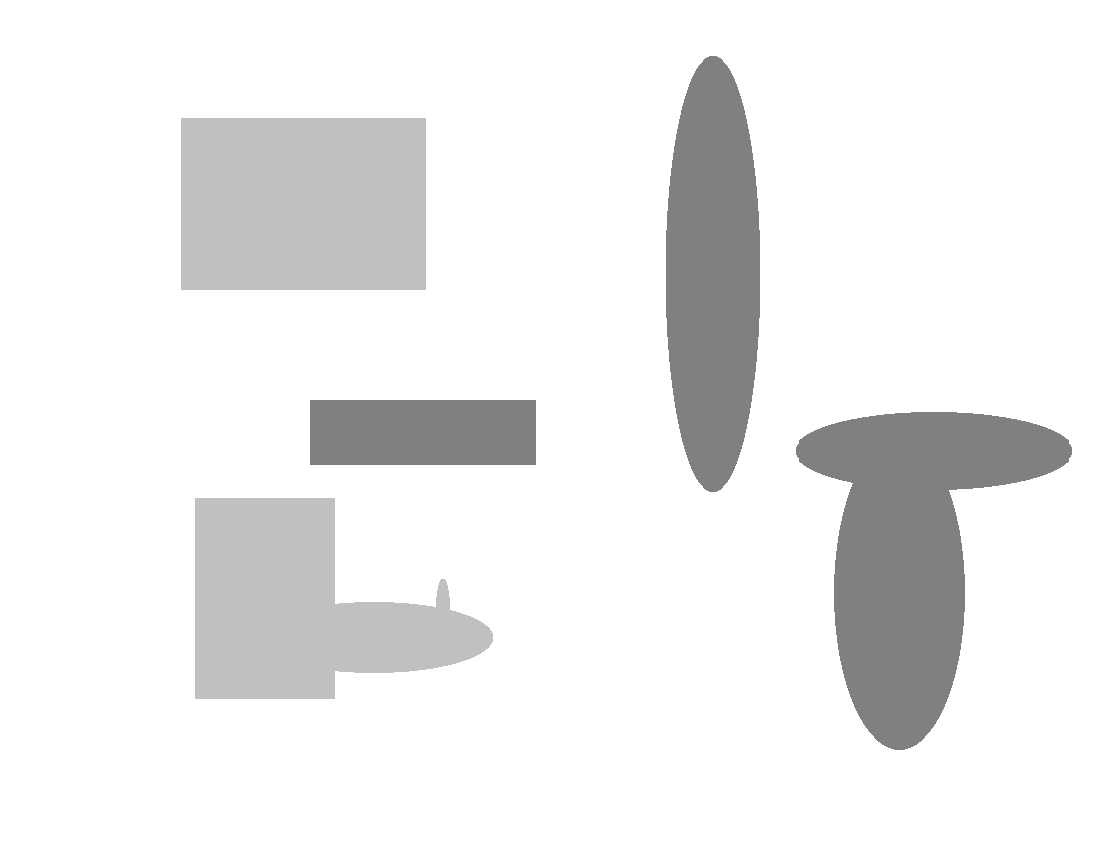
#> input picture contours/shapes.png, 1108 x 841 px
$ python extract_lattice.py
#> lines starting #> are read from the running program, lines starting #| are printed output that depends on the picture
from __future__ import print_function
import numpy as np
import cv2 as cv
import argparse
import os, errno
import glob

parser = argparse.ArgumentParser(description='Extract')
parser.add_argument('--image', help='Path to input image.png', default='shapes.png')
parser.add_argument('--output', help='Path to folder for preprocessed images', default='./input')
parser.add_argument('--size', help='Lattice size', default=100)
args = parser.parse_args()
try:
    os.makedirs(args.output)
except OSError as e:
    if e.errno != errno.EEXIST:
        raise

for img in glob.glob("{:s}//{:s}".format(args.output,"*.png")):
    os.remove(img)

src = cv.imread(args.image)
#> src is the input picture: shape (841, 1108, 3); min 128, max 255, mean 236.9
if src is None:
    print('Could not open or find the image:', args.image)
    exit(0)

image = cv.imread(args.image,cv.IMREAD_UNCHANGED)

n_size = 200
image = cv.resize(image,(int(n_size),int(n_size)))
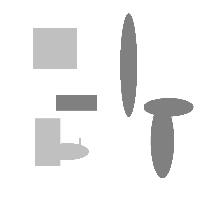
#> image: shape (200, 200, 4); mean B, G, R, A 236.8, 236.8, 236.8, 255
size = int(args.size)
lattice_const = int(n_size/size)

ind = 0
pos = []
for i in range(size):
	for j in range(size):
		pos.append([i*lattice_const,j*lattice_const])
		img = image[i*lattice_const:(i+1)*lattice_const,j*lattice_const:(j+1)*lattice_const]
		cv.imwrite("{:s}/c_{:d}.png".format(args.output,ind), img)
		ind += 1
#> after the loop, ind = 10000; pos = 10000 pairs, first value 0 to 198, second value 0 to 198

extracted = []
for img in glob.glob("{:s}//{:s}".format(args.output,"c_*.png")):
    extracted.append(cv.imread(img,cv.IMREAD_UNCHANGED))

img = np.zeros(image.shape,dtype=np.uint8)
for extra in extracted:
	print(len(pos))
	i_pos = np.random.randint(low=0,high=len(pos))
	n_pos = pos[i_pos]
	img[n_pos[0]:n_pos[0]+lattice_const,n_pos[1]:n_pos[1]+lattice_const] = extra
	del pos[i_pos]
#> img: shape (200, 200, 4); every value is 0

cv.imshow("img",img)
cv.waitKey(0)
